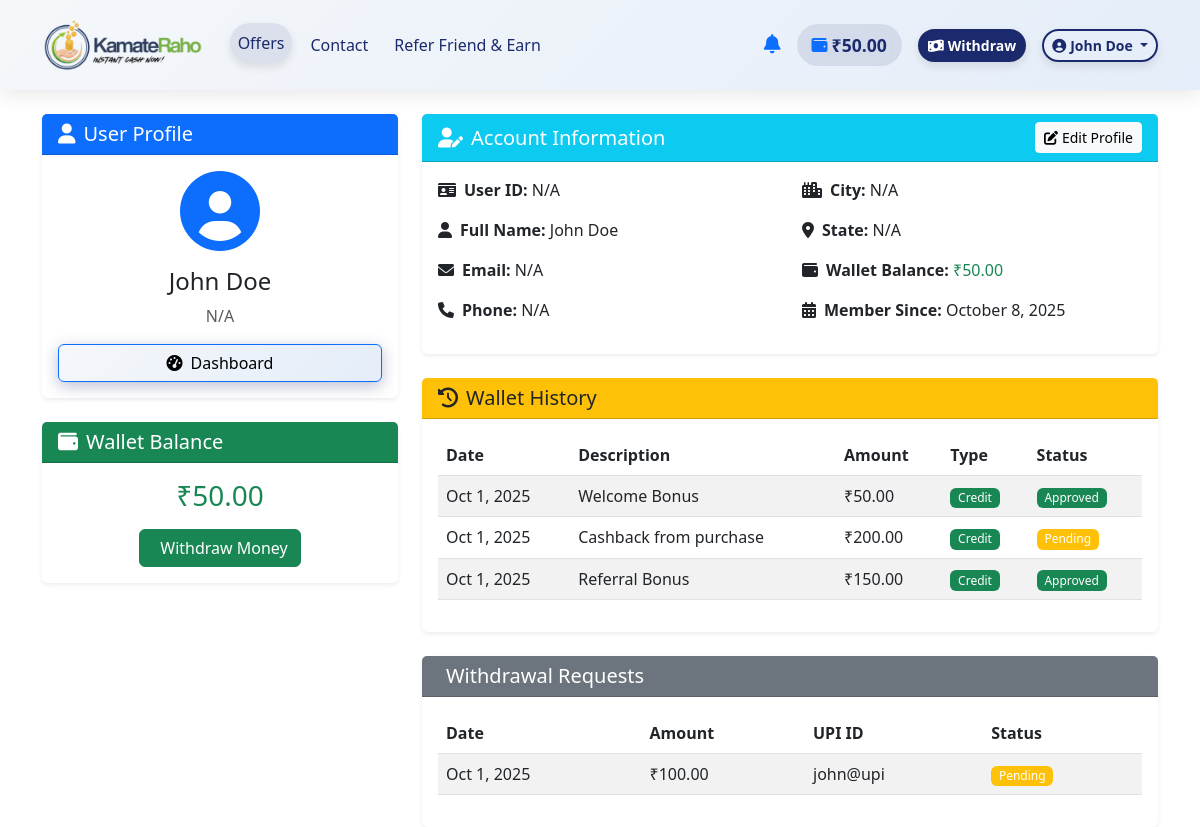
The app's page /profile.php (signed in) with its own data.
### tables this page shows
CREATE TABLE IF NOT EXISTS users (
    id INT(11) AUTO_INCREMENT PRIMARY KEY,
    name VARCHAR(255) NOT NULL,
    email VARCHAR(255) UNIQUE NOT NULL,
    phone VARCHAR(20),
    city VARCHAR(100),
    state VARCHAR(100),
    password VARCHAR(255) NOT NULL,
    wallet_balance DECIMAL(10, 2) DEFAULT 0.00,
    referral_code VARCHAR(50),
    created_at TIMESTAMP DEFAULT CURRENT_TIMESTAMP
);

CREATE TABLE IF NOT EXISTS wallet_history (
    id INT(11) AUTO_INCREMENT PRIMARY KEY,
    user_id INT(11) NOT NULL,
    amount DECIMAL(10, 2) NOT NULL,
    type ENUM('credit', 'debit') NOT NULL,
    status ENUM('pending', 'approved', 'rejected') DEFAULT 'pending',
    description VARCHAR(255),
    created_at TIMESTAMP DEFAULT CURRENT_TIMESTAMP,
    FOREIGN KEY (user_id) REFERENCES users(id) ON DELETE CASCADE
);

CREATE TABLE IF NOT EXISTS withdraw_requests (
    id INT(11) AUTO_INCREMENT PRIMARY KEY,
    user_id INT(11) NOT NULL,
    amount DECIMAL(10, 2) NOT NULL,
    upi_id VARCHAR(255) NOT NULL,
    screenshot VARCHAR(255),
    status ENUM('pending', 'approved', 'rejected') DEFAULT 'pending',
    offer_title VARCHAR(255),
    offer_description TEXT,
    created_at TIMESTAMP DEFAULT CURRENT_TIMESTAMP,
    FOREIGN KEY (user_id) REFERENCES users(id) ON DELETE CASCADE
);

### profile.php (the view, shortened to what this page needs)
<?php
include 'config/db.php';
$user_id = $_SESSION['user_id'];
try {
    $stmt = $pdo->prepare("SELECT * FROM wallet_history WHERE user_id = ? ORDER BY created_at DESC");
    $stmt->execute([$user_id]);
    $wallet_history = $stmt->fetchAll(PDO::FETCH_ASSOC);
} catch(PDOException $e) {
    $wallet_history = [];
}
try {
    $stmt = $pdo->prepare("SELECT * FROM withdraw_requests WHERE user_id = ? ORDER BY created_at DESC");
    $stmt->execute([$user_id]);
    $withdraw_requests = $stmt->fetchAll(PDO::FETCH_ASSOC);
} catch(PDOException $e) {
    $withdraw_requests = [];
}
?>
<!DOCTYPE html>
<html lang="en">
<head>
    <link href="https://cdn.jsdelivr.net/npm/bootstrap@5.3.0/dist/css/bootstrap.min.css" rel="stylesheet">
    <link href="https://cdnjs.cloudflare.com/ajax/libs/font-awesome/6.0.0/css/all.min.css" rel="stylesheet">
    <link href="css/style.css" rel="stylesheet">
</head>
<body>
    <?php include 'includes/navbar.php'; ?>
    <div class="container mt-4">
        <div class="row">
            <div class="col-lg-4">
                <div class="card border-0 shadow-sm mb-4">
                    <div class="card-header bg-primary text-white">
                        <h5 class="mb-0"><i class="fas fa-user me-2"></i>User Profile</h5>
                    </div>
                    <div class="card-body text-center">
                        <div class="mb-3">
                            <i class="fas fa-user-circle fa-5x text-primary"></i>
                        </div>
                        <?php if ($user): ?>
                            <h4><?php echo htmlspecialchars($user['name'] ?? 'N/A'); ?></h4>
                            <p class="text-muted"><?php echo htmlspecialchars($user['email'] ?? 'N/A'); ?></p>
                        <?php else: ?>
                            <h4>Unknown User</h4>
                            <p class="text-muted">User data not available</p>
                        <?php endif; ?>
                        <div class="d-grid">
                            <a href="dashboard.php" class="btn btn-primary">
                                <i class="fas fa-tachometer-alt me-2"></i>Dashboard
                            </a>
                        </div>
                    </div>
                </div>
                <div class="card border-0 shadow-sm">
                    <div class="card-header bg-success text-white">
                        <h5 class="mb-0"><i class="fas fa-wallet me-2"></i>Wallet Balance</h5>
                    </div>
                    <div class="card-body text-center">
                        <?php if ($user): ?>
                            <h3 class="text-success">₹<?php echo number_format($user['wallet_balance'] ?? 0, 2); ?></h3>
                        <?php else: ?>
                            <h3 class="text-success">₹0.00</h3>
                        <?php endif; ?>
                        <a href="withdraw.php" class="btn btn-success mt-2">
                            <i class="fas fa-money-bill-transfer me-2"></i>Withdraw Money
                        </a>
                    </div>
                </div>
            </div>
            <div class="col-lg-8">
                <div class="card border-0 shadow-sm mb-4">
                    <div class="card-header bg-info text-white d-flex justify-content-between align-items-center">
                        <h5 class="mb-0"><i class="fas fa-user-edit me-2"></i>Account Information</h5>
                        <button class="btn btn-light btn-sm" type="button" data-bs-toggle="collapse" data-bs-target="#editProfileForm" aria-expanded="false" aria-controls="editProfileForm">
                            <i class="fas fa-edit me-1"></i>Edit Profile
                        </button>
                    </div>
                    <div class="card-body">
                        <div class="row">
                            <div class="col-md-6">
                                <p><strong><i class="fas fa-id-card me-2"></i>User ID:</strong> <?php echo htmlspecialchars($user['id'] ?? 'N/A'); ?></p>
                                <p><strong><i class="fas fa-user me-2"></i>Full Name:</strong> <?php echo htmlspecialchars($user['name'] ?? 'N/A'); ?></p>
                                <p><strong><i class="fas fa-envelope me-2"></i>Email:</strong> <?php echo htmlspecialchars($user['email'] ?? 'N/A'); ?></p>
                                <p><strong><i class="fas fa-phone me-2"></i>Phone:</strong> <?php echo htmlspecialchars($user['phone'] ?? 'N/A'); ?></p>
                            </div>
                            <div class="col-md-6">
                                <p><strong><i class="fas fa-city me-2"></i>City:</strong> <?php echo htmlspecialchars($user['city'] ?? 'N/A'); ?></p>
                                <p><strong><i class="fas fa-map-marker-alt me-2"></i>State:</strong> <?php echo htmlspecialchars($user['state'] ?? 'N/A'); ?></p>
                                <p><strong><i class="fas fa-wallet me-2"></i>Wallet Balance:</strong> <span class="text-success">₹<?php echo number_format($user['wallet_balance'] ?? 0, 2); ?></span></p>
                                <p><strong><i class="fas fa-calendar-alt me-2"></i>Member Since:</strong> <?php echo date('F j, Y', strtotime($user['created_at'] ?? 'now')); ?></p>
                            </div>
                        </div>
                    </div>
                </div>
                <div class="card border-0 shadow-sm mb-4">
                    <div class="card-header bg-warning text-dark">
                        <h5 class="mb-0"><i class="fas fa-history me-2"></i>Wallet History</h5>
                    </div>
                    <div class="card-body">
                        <?php if (empty($wallet_history)): ?>
                            <p class="text-center">No wallet history found.</p>
                        <?php else: ?>
                            <div class="table-responsive">
                                <table class="table table-striped">
                                    <thead>
                                        <tr>
                                            <th>Date</th>
                                            <th>Description</th>
                                            <th>Amount</th>
                                            <th>Type</th>
                                            <th>Status</th>
                                        </tr>
                                    </thead>
                                    <tbody>
                                        <?php foreach ($wallet_history as $history): ?>
                                            <tr>
                                                <td><?php echo date('M j, Y', strtotime($history['created_at'])); ?></td>
                                                <td><?php echo htmlspecialchars($history['description']); ?></td>
                                                <td>₹<?php echo number_format($history['amount'], 2); ?></td>
                                                <td>
                                                    <?php if ($history['type'] === 'credit'): ?>
                                                        <span class="badge bg-success">Credit</span>
                                                    <?php else: ?>
                                                        <span class="badge bg-danger">Debit</span>
                                                    <?php endif; ?>
                                                </td>
                                                <td>
                                                    <?php if ($history['status'] === 'approved'): ?>
                                                        <span class="badge bg-success">Approved</span>
                                                    <?php elseif ($history['status'] === 'pending'): ?>
                                                        <span class="badge bg-warning">Pending</span>
                                                    <?php else: ?>
                                                        <span class="badge bg-danger">Rejected</span>
                                                    <?php endif; ?>
                                                </td>
                                            </tr>
                                        <?php endforeach; ?>
                                    </tbody>
                                </table>
                            </div>
                        <?php endif; ?>
                    </div>
                </div>
                <div class="card border-0 shadow-sm">
                    <div class="card-header bg-secondary text-white">
                        <h5 class="mb-0"><i class="fas fa-money-bill-transfer me-2"></i>Withdrawal Requests</h5>
                    </div>
                    <div class="card-body">
                        <?php if (empty($withdraw_requests)): ?>
                            <p class="text-center">No withdrawal requests found.</p>
                        <?php else: ?>
                            <div class="table-responsive">
                                <table class="table table-striped">
                                    <thead>
                                        <tr>
                                            <th>Date</th>
                                            <th>Amount</th>
                                            <th>UPI ID</th>
                                            <th>Status</th>
                                        </tr>
                                    </thead>
                                    <tbody>
                                        <?php foreach ($withdraw_requests as $request): ?>
                                            <tr>
                                                <td><?php echo date('M j, Y', strtotime($request['created_at'])); ?></td>
                                                <td>₹<?php echo number_format($request['amount'], 2); ?></td>
                                                <td><?php echo htmlspecialchars($request['upi_id']); ?></td>
                                                <td>
                                                    <?php if ($request['status'] === 'approved'): ?>
                                                        <span class="badge bg-success">Approved</span>
                                                    <?php elseif ($request['status'] === 'pending'): ?>
                                                        <span class="badge bg-warning">Pending</span>
                                                    <?php else: ?>
                                                        <span class="badge bg-danger">Rejected</span>
                                                    <?php endif; ?>
                                                </td>
                                            </tr>
                                        <?php endforeach; ?>
                                    </tbody>
                                </table>
                            </div>
                        <?php endif; ?>
                    </div>
                </div>
            </div>
        </div>
    </div>
</body>
</html>

### includes/navbar.php (shortened to what this page needs)
<?php
require_once __DIR__ . '/../admin/notifications.php';
$wallet_balance = 0.00;
if (isset($_SESSION['user_id']) && $pdo) {
    try {
        $stmt = $pdo->prepare("SELECT wallet_balance, name FROM users WHERE id = ?");
        $stmt->execute([$_SESSION['user_id']]);
        $user = $stmt->fetch(PDO::FETCH_ASSOC);
        if ($user) {
            $wallet_balance = $user['wallet_balance'];
            $user_name = $user['name'];
        }
    } catch (PDOException $e) {
        $wallet_balance = 0.00;
        $notifications_count = 0;
    }
}
?>
<nav class="navbar navbar-expand-lg navbar-custom sticky-top">
    <div class="container">
        <a class="navbar-brand fw-bold" href="index.php">
            <img src="kamateraho/img/logo.png" alt="KamateRaho Logo" style="height: 50px; width: auto;">
        </a>
        <div class="collapse navbar-collapse" id="navbarNav">
            <ul class="navbar-nav me-auto">
                <li class="nav-item">
                    <a class="nav-link active" href="index.php">Offers</a>
                </li>
                <li class="nav-item">
                    <a class="nav-link" href="contact.php">Contact</a>
                </li>
                <li class="nav-item">
                    <?php if (isset($_SESSION['user_id'])): ?>
                        <a class="nav-link" href="#" data-bs-toggle="modal" data-bs-target="#referralModal">Refer Friend & Earn</a>
                    <?php else: ?>
                        <a class="nav-link" href="register.php">Refer Friend & Earn</a>
                    <?php endif; ?>
                </li>
            </ul>
            <div class="d-flex align-items-center">
                <?php if (isset($_SESSION['user_id'])): ?>
                    <a href="user_notifications.php" class="me-3 position-relative text-decoration-none">
                        <i class="fas fa-bell text-primary" style="font-size: 1.2rem;"></i>
                    </a>
                    <a href="dashboard.php" class="me-3 d-flex align-items-center wallet-display text-decoration-none">
                        <i class="fas fa-wallet text-primary me-1"></i>
                        <span class="fw-bold balance-amount">₹<?php echo number_format($wallet_balance, 2); ?></span>
                    </a>
                    <a href="withdraw.php" class="btn btn-withdraw btn-sm me-3">
                        <i class="fas fa-money-bill-wave me-1"></i>Withdraw
                    </a>
                    <div class="dropdown">
                        <a class="btn btn-user-profile btn-sm dropdown-toggle" href="#" role="button" data-bs-toggle="dropdown">
                            <i class="fas fa-user-circle me-1"></i><?php echo htmlspecialchars($user_name ?? 'User'); ?>
                        </a>
                    </div>
                <?php else: ?>
                    <a href="login.php" class="btn btn-login btn-sm me-2">Login</a>
                    <a href="register.php" class="btn btn-register btn-sm">Register</a>
                <?php endif; ?>
            </div>
        </div>
    </div>
</nav>

### records on screen
users: wallet_balance "50.00", name "John Doe"
wallet_history: created_at "Oct 1, 2025", description "Welcome Bonus", amount "50.00", type "Credit", status "Approved"
wallet_history: created_at "Oct 1, 2025", description "Cashback from purchase", amount "200.00", type "Credit", status "Pending"
wallet_history: created_at "Oct 1, 2025", description "Referral Bonus", amount "150.00", type "Credit", status "Approved"
withdraw_requests: created_at "Oct 1, 2025", amount "100.00", upi "john@upi", status "Pending"

### other values on screen
$user['email'] "N/A"
$user['id'] "N/A"
$user['phone'] "N/A"
$user['city'] "N/A"
$user['state'] "N/A"
date('F j, Y', strtotime($user['created_at'] ?? 'now')) "October 8, 2025"
